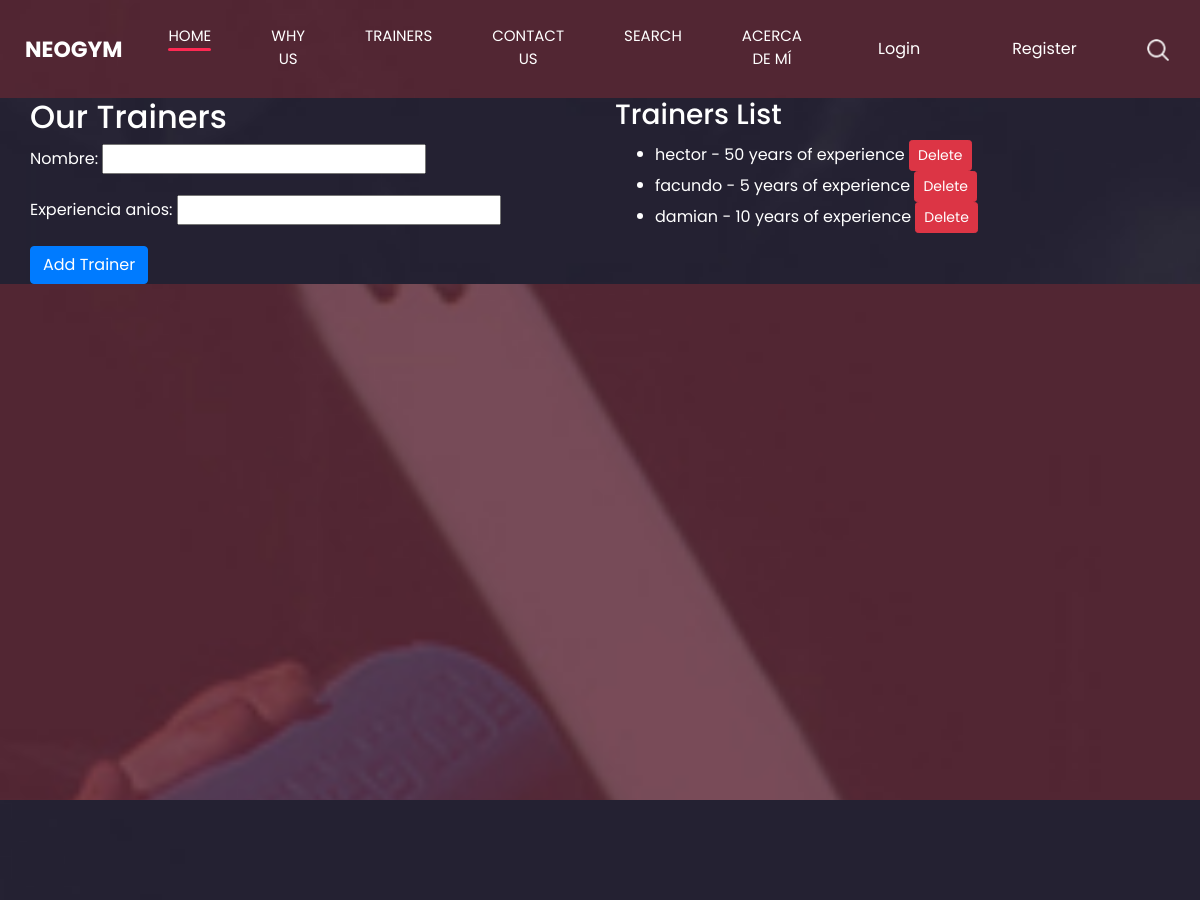
Before: /trainer/ (upper part) with the older database file.
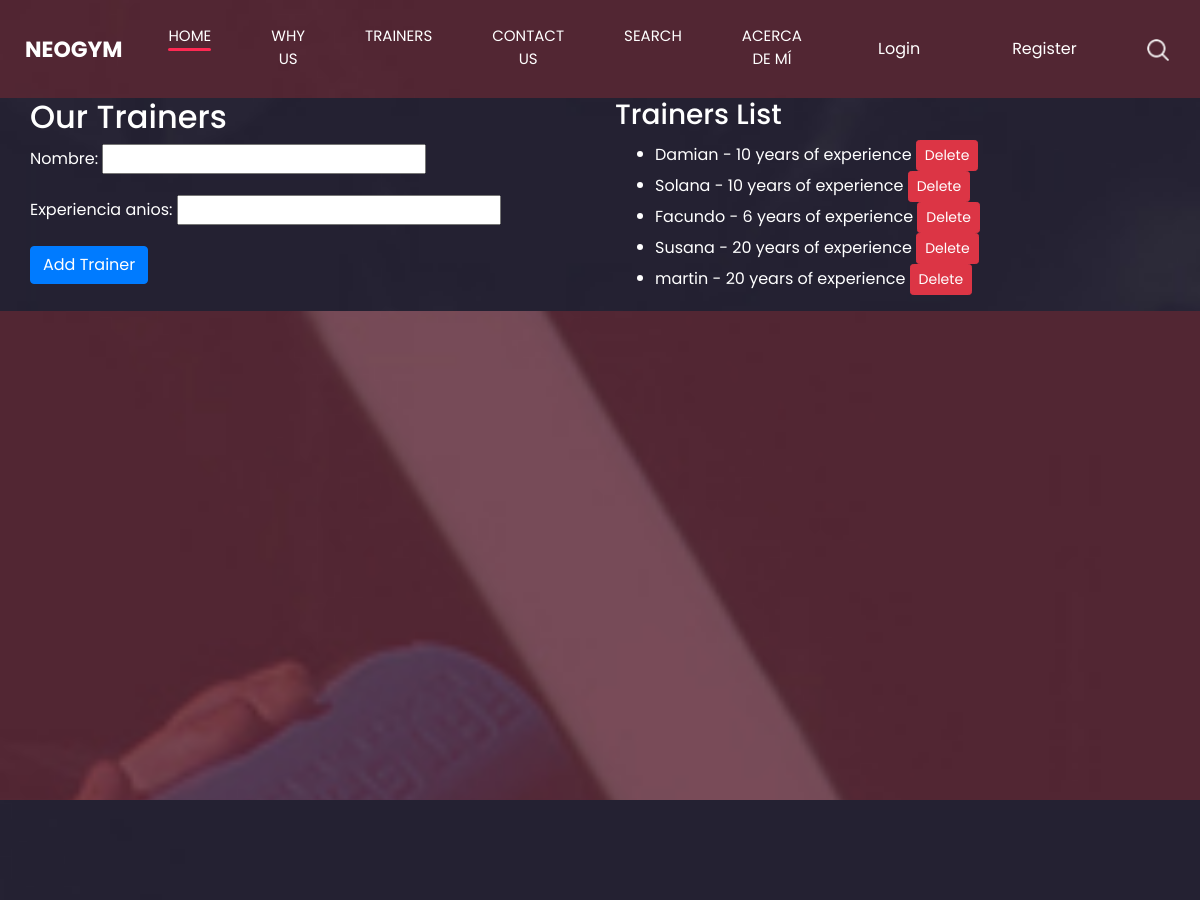
After: the same page with the newer database file.
### main/models.py (models this page shows, shortened)
class Trainer(models.Model):
    nombre = models.CharField(max_length=100)
    experiencia_anios = models.IntegerField()

### main/views.py (the view)
# urls.py: path('trainer/', main_views.trainer, name='trainer'),
def trainer(request):
    if request.method == 'POST':
        form = TrainerForm(request.POST)
        if form.is_valid():
            form.save()
            return redirect('trainer')
    else:
        form = TrainerForm()
    trainers = Trainer.objects.all()
    return render(request, 'main/trainer.html', {'form': form, 'trainers': trainers})

### main/forms.py
class TrainerForm(forms.ModelForm):
    class Meta:
        model = Trainer
        fields = ['nombre', 'experiencia_anios']

### main/templates/main/trainer.html (shortened to what this page needs)
{% extends 'main/index.html' %}
{% block content %}
<section class="trainer_section">
    <div class="container">
        <div class="row">
            <div class="col-md-6">
                <div class="form_container">
                    <h2>Our Trainers</h2>
                    <form method="POST">
                        {{ form.as_p }}
                        <button type="submit" class="btn btn-primary">Add Trainer</button>
                    </form>
                </div>
            </div>
            <div class="col-md-6">
                <div class="trainer_list">
                    <h3>Trainers List</h3>
                    <ul>
                        {% for trainer in trainers %}
                            <li>{{ trainer.nombre }} - {{ trainer.experiencia_anios }} years of experience
                                <form action="{% url 'delete_trainer' trainer.id %}" method="POST" style="display: inline;">
                                    <button type="submit" class="btn btn-danger btn-sm">Delete</button>
                                </form>
                            </li>
                        {% endfor %}
                    </ul>
                </div>
            </div>
        </div>
    </div>
</section>
{% endblock %}

Changed rows visible on the page:
removed Trainer: nombre "hector", experiencia_anios "50"
removed Trainer: nombre "facundo", experiencia_anios "5"
removed Trainer: nombre "damian", experiencia_anios "10"
added Trainer: nombre "Damian", experiencia_anios "10"
added Trainer: nombre "Solana", experiencia_anios "10"
added Trainer: nombre "Facundo", experiencia_anios "6"
added Trainer: nombre "Susana", experiencia_anios "20"
added Trainer: nombre "martin", experiencia_anios "20"
